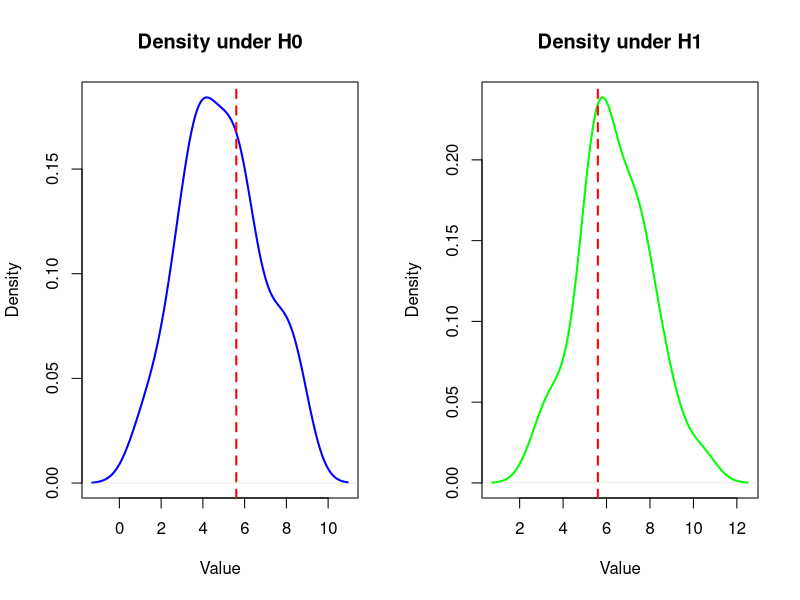

This figure's R source:
# -----------------------------------
# Experiment 11
# Likelihood Ratio / Decision Rule
# -----------------------------------

mu0 <- 5
mu1 <- 6
sigma <- 2
n <- 30
alpha <- 0.05

set.seed(123)


# -----------------------------------
# Generate Data under H0 and H1
# -----------------------------------

sample_data_H0 <- rnorm(
  n,
  mean = mu0,
  sd = sigma
)

sample_data_H1 <- rnorm(
  n,
  mean = mu1,
  sd = sigma
)


# -----------------------------------
# Likelihood Ratio Function
# -----------------------------------

likelihood_ratio <- function(data, mu0, mu1, sigma) {
  
  exp(
    sum(dnorm(data,
              mean = mu1,
              sd = sigma,
              log = TRUE)) -
      
      sum(dnorm(data,
                mean = mu0,
                sd = sigma,
                log = TRUE))
  )
}


# -----------------------------------
# Critical Value
# -----------------------------------

critical_value <- qnorm(
  1 - alpha,
  mean = mu0,
  sd = sigma / sqrt(n)
)


# -----------------------------------
# Decision
# -----------------------------------

decision_H0 <- mean(sample_data_H0) > critical_value

decision_H1 <- mean(sample_data_H1) > critical_value


# -----------------------------------
# Output
# -----------------------------------

print(paste("Critical value:", critical_value))

print(paste("Decision under H0:", decision_H0))

print(paste("Decision under H1:", decision_H1))


# -----------------------------------
# Density Plots
# -----------------------------------

par(mfrow = c(1, 2))


# Density under H0
plot(
  density(sample_data_H0),
  col = "blue",
  lwd = 2,
  main = "Density under H0",
  xlab = "Value"
)

abline(
  v = critical_value,
  col = "red",
  lty = 2,
  lwd = 2
)


# Density under H1
plot(
  density(sample_data_H1),
  col = "green",
  lwd = 2,
  main = "Density under H1",
  xlab = "Value"
)

abline(
  v = critical_value,
  col = "red",
  lty = 2,
  lwd = 2
)
